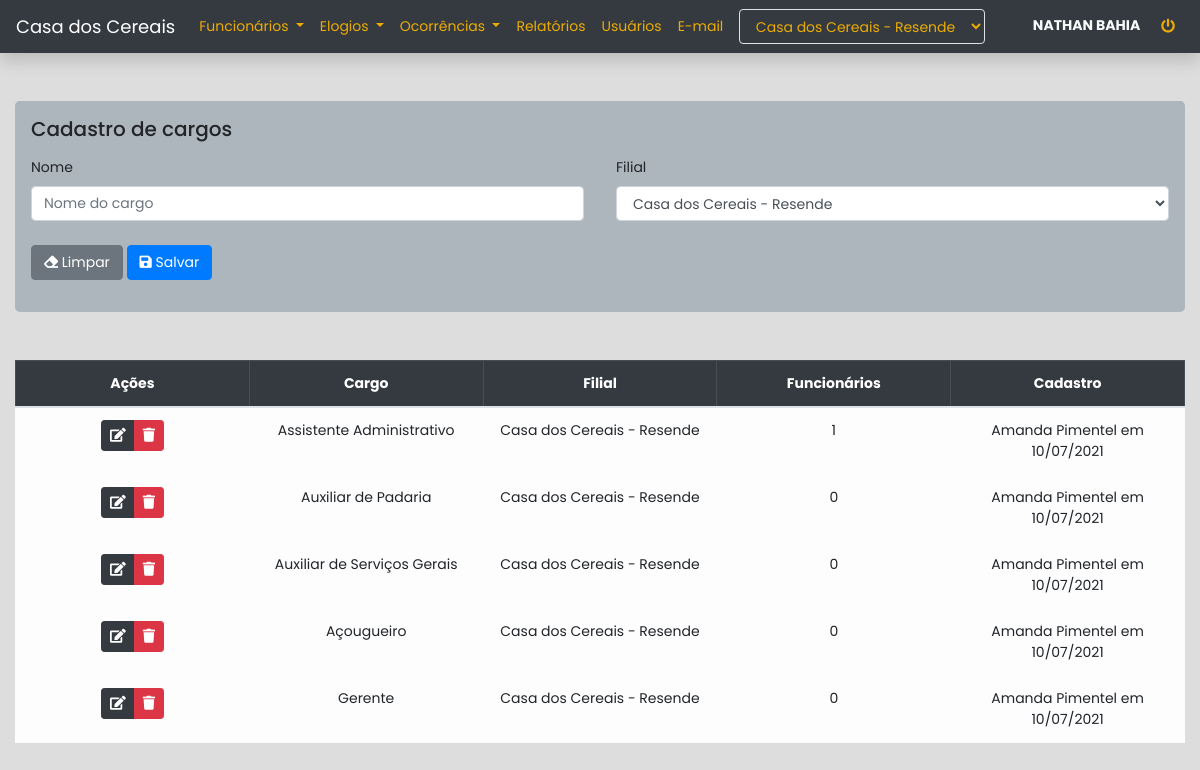
Page /cargos (signed in) on the earlier database version.
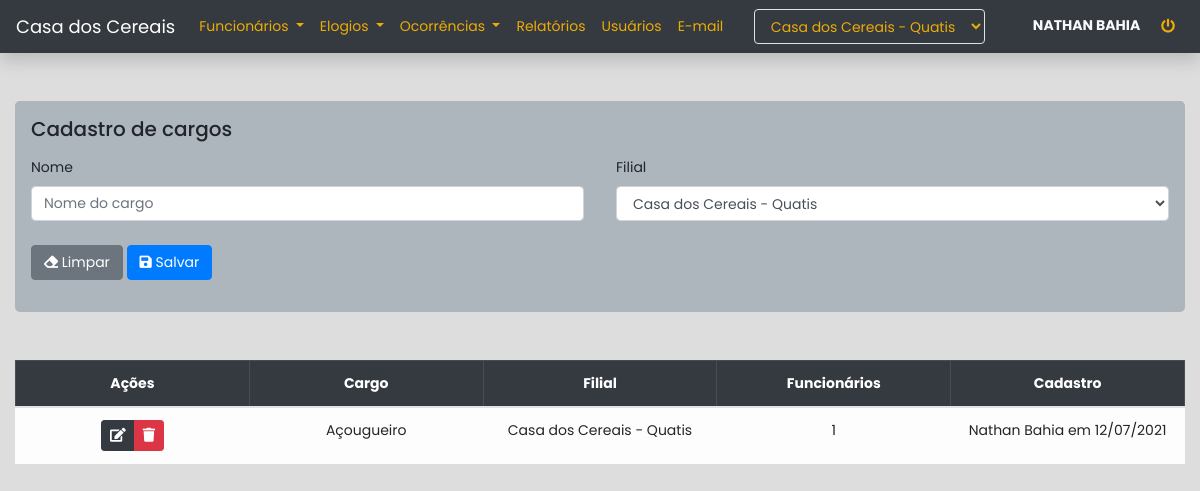
Same page on the later database version.
### apps/core/models.py (models this page shows, shortened)
class Base(models.Model):
    usuario = models.ForeignKey(get_user_model(), on_delete=models.SET_NULL, null=True)
    criacao = models.DateTimeField(auto_now_add=True)
    alteracao = models.DateTimeField(auto_now=True)
    ativo = models.BooleanField(default=True)
    class Meta:
        abstract = True
    @property
    def cadastro(self):
        if self.usuario:
            return f"{self.usuario.get_full_name()} em {self.criacao.strftime('%d/%m/%Y')}"
        return f"Usuário excluído em {self.criacao.strftime('%d/%m/%Y')}"

class Cargo(Base):
    nome = models.CharField(max_length=255)
    filial = models.ForeignKey(Filial, on_delete=models.CASCADE)
    class Meta:
        ordering = ['nome']

class Filial(Base):
    nome = models.CharField(max_length=255)
    cidade = models.CharField(max_length=255)
    def __str__(self):
        return f'{self.nome} - {self.cidade}'
    class Meta:
        ordering = ['nome', 'cidade']

### apps/core/views.py (the view, shortened to what this page needs)
# urls.py: path('cargos', views.cargos, name='cargos'),
@login_required
def cargos(request, pk=None):
    usuario = request.user.perfil.latest('id')
    instance = None
    msg_sucesso = 'Cargo cadastrado com sucesso'
    msg_erro = 'Falha ao cadastrar cargo'
    if pk:
        instance = models.Cargo.objects.get(pk=pk)
        msg_sucesso = 'Cargo editado com sucesso'
        msg_erro = 'Falha ao editar cargo'
    form = forms.CargoForm(
        usuario=usuario,
        instance=instance
    )
    query = None
    if not instance:
        query = models.Cargo.objects.filter(filial=usuario.filial)
    context = {
        'form': form,
        'instance': instance,
        'cargos': query
    }
    return render(request, 'core/funcionarios/cargos.html', context)

### apps/core/forms.py
class CargoForm(forms.ModelForm):
    nome = forms.CharField(
        widget=forms.TextInput(
            attrs={
                'class': 'form-control',
                'placeholder': 'Nome do cargo',
                'required': True
            }
        )
    )
    filial = forms.ModelChoiceField(
        queryset=models.Filial.objects.all(),
        widget=forms.Select(
            attrs={
                'class': 'form-control',
                'required': True
            }
        )
    )
    class Meta:
        model = models.Cargo
        fields = ['nome', 'filial']
    def __init__(self, usuario, *args, **kwargs):
        super(CargoForm, self).__init__(*args, **kwargs)
        self.fields['filial'].queryset = models.Filial.objects.filter(id=usuario.filial.id)
        self.fields['filial'].initial = usuario.filial

### apps/core/context_processors.py (called while the page is built)
def usuario(request):
    if not request.user.is_authenticated:
        return {}
    context = {'usuario': {}}
    perfil = request.user.perfil.order_by('id').last()
    if perfil:
        context['usuario']['filial'] = perfil.filial
        context['usuario']['filiais'] = models.Filial.objects.all()
        if perfil.tipo == '2':
            context['usuario']['administrador'] = True
    return context

### apps/core/templates/core/funcionarios/cargos.html (shortened to what this page needs)
{% extends 'core/base.html' %}
{% load bootstrap4 %}
{% block content %}
<div class="container-fluid">
    <form method='post' class='my-5 jumbotron p-3' autocomplete="off">
        {% if instance %}
            <h5>Editar cargo</h5>
        {% else %}
            <h5>Cadastro de cargos</h5>
        {% endif %}
        <div class="row mx-0 mt-3">
            <div class="col-12 col-sm-6 px-0 pr-sm-3">
                <div class="form-group mb-2">
                    <label for="{{ form.nome.id_for_label }}">{{ form.nome.label }}</label>
                    {{ form.nome }}
                </div>
            </div>
            <div class="col-12 col-sm-6 px-0 pl-sm-3">
                <div class="form-group mb-2">
                    <label for="{{ form.filial.id_for_label }}">{{ form.filial.label }}</label>
                    {{ form.filial }}
                </div>
            </div>
            <div class="col-12 my-3 px-0">
                {% if instance %}
                    <a href="{% url "core:cargos" %}" type="reset" class="btn btn-secondary">
                        <i class="fas fa-arrow-left"></i> Cancelar
                    </a>
                {% else %}
                    <button type="reset" class="btn btn-secondary">
                        <i class="fas fa-eraser"></i> Limpar
                    </button>
                {% endif %}
                <button type="submit" class="btn btn-primary">
                    <i class="fas fa-save"></i> Salvar
                </button>
            </div>
        </div>
    </form>
    {% if not instance %}
        {% if cargos %}
            <div class="table-responsive mt-5">
                <table class="table table-bordered text-center">
                    <thead class="table-dark">
                        <tr>
                            <th>Ações</th>
                            <th>Cargo</th>
                            {% if usuario.administrador %}
                                <th>Filial</th>
                            {% endif %}
                            <th>Funcionários</th>
                            <th>Cadastro</th>
                        </tr>
                    </thead>
                    <tbody class="table-light">
                        {% for cargo in cargos %}
                        <tr>
                            <td>
                                <div class="btn-group">
                                    <a href="{% url 'core:edit_cargos' cargo.id %}" class="btn btn-sm btn-dark btn-edit-cargo" data-cargo="{{ cargo.id }}" data-toggle="tooltip" title="Editar cargo">
                                        <i class="fas fa-edit"></i>
                                    </a>
                                    {% if usuario.administrador %}
                                        <button class="btn btn-sm btn-danger btn-delete-cargo" data-cargo="{{ cargo.id }}" data-toggle="tooltip" title="Excluir cargo">
                                            <i class="fas fa-trash"></i>
                                        </button>
                                    {% endif %}
                                </div>
                            </td>
                            <td>{{ cargo.nome}}</td>
                            {% if usuario.administrador %}
                                <td>{{ cargo.filial }}</td>
                            {% endif %}
                            <td>{{ cargo.funcionarios.count}}</td>
                            <td>{{ cargo.cadastro }}</td>
                        </tr>
                        {% endfor %}
                    </tbody>
                </table>
            </div>
            {% else %}
            <div class="alert alert-warning mt-5">
                Nenhum cargo cadastrado até o momento
            </div>
        {% endif %}
    {% endif %}
</div>
{% endblock content %}

### apps/core/templates/core/base.html (shortened to what this page needs)
<!DOCTYPE html>
{% load bootstrap4 %}
<html lang="pt-br">
    <head>
        <link rel="stylesheet" href="https://use.fontawesome.com/releases/v5.0.13/css/all.css">
        {% bootstrap_css %}
    </head>
    <body>
    <nav class="navbar navbar-expand-lg navbar-dark bg-dark shadow mb-5">
        <a class="navbar-brand" href="{% url 'core:index' %}">Casa dos Cereais</a>
        <div class="collapse navbar-collapse" id="navbarSupportedContent">
            <ul class="navbar-nav mr-auto">
                <li class="nav-item dropdown">
                    <a class="nav-link dropdown-toggle text-warning" href="#" id="dropFuncionarios" role="button"
                       data-toggle="dropdown" aria-haspopup="true" aria-expanded="false">
                        Funcionários
                    </a>
                </li>
                <li class="nav-item dropdown text-warning">
                    <a class="nav-link dropdown-toggle text-warning" href="#" id="dropElogios" role="button"
                       data-toggle="dropdown" aria-haspopup="true" aria-expanded="false">
                        Elogios
                    </a>
                </li>
                <li class="nav-item dropdown">
                    <a class="nav-link dropdown-toggle text-warning" href="#" id="dropOcorrencias" role="button"
                       data-toggle="dropdown" aria-haspopup="true" aria-expanded="false">
                        Ocorrências
                    </a>
                </li>
                <li class="nav-item">
                    <a class="nav-link text-warning" href="{% url "relatorios:index" %}">Relatórios</a>
                </li>
                {% if usuario.administrador %}
                    <li class="nav-item">
                        <a class="nav-link text-warning" href="{% url 'usuarios:usuarios' %}">Usuários</a>
                    </li>
                    <li class="nav-item">
                        <a class="nav-link text-warning" href="{% url 'core:emails' %}">E-mail</a>
                    </li>
                {% endif %}
            </ul>
            {% if usuario.administrador %}
                <div class="mr-sm-5">
                    <form action="{% url "core:altera_filial" %}" method="post" id="formFilial">
                        <div class="form group">
                            <select name="filial" id="" class="form-control bg-dark border boder-light text-warning" onchange="$('#formFilial').submit()">
                                {% for filial in usuario.filiais %}
                                    <option value="{{ filial.id }}" {% if usuario.filial == filial %}selected{% endif %}>{{ filial }}</option>
                                {% endfor %}
                            </select>
                        </div>
                    </form>
                </div>
            {% endif %}
            <div class="text-light text-sm-right">
                <b>{{ request.user.get_full_name|upper }}</b>
                <a class='btn btn-sm ml-2' href="{% url 'usuarios:logout' %}" data-toggle="tooltip" title="Sair do sistema">
                    <i class="fas fa-power-off text-warning"></i>
                </a>
            </div>
        </div>
    </nav>
    {% block content %} {% endblock %}
    </body>
</html>

### apps/core/templates/core/base.html (style rules this page uses)
body, a, .btn, .form-control { font-family: 'Poppins', sans-serif; font-size: 14px !important; }
body { background-color: #DDD; }
table { table-layout: fixed; }
.jumbotron { background-color: #adb5bd !important; }
.navbar-brand { font-size: 18px !important; }
.text-warning { color: #ecac05 !important; }
.btn-danger, .alert-danger { background: #dc3545 !important; }

Differences in the rows shown:
removed Cargo: nome "Assistente Administrativo", filial "Casa dos Cereais - Resende", funcionarios.count "1", cadastro "Amanda Pimentel em 10/07/2021"
removed Cargo: nome "Auxiliar de Padaria", filial "Casa dos Cereais - Resende", funcionarios.count "0", cadastro "Amanda Pimentel em 10/07/2021"
removed Cargo: nome "Auxiliar de Serviços Gerais", filial "Casa dos Cereais - Resende", funcionarios.count "0", cadastro "Amanda Pimentel em 10/07/2021"
removed Cargo: nome "Açougueiro", filial "Casa dos Cereais - Resende", funcionarios.count "0", cadastro "Amanda Pimentel em 10/07/2021"
removed Cargo: nome "Gerente", filial "Casa dos Cereais - Resende", funcionarios.count "0", cadastro "Amanda Pimentel em 10/07/2021"
added Cargo: nome "Açougueiro", filial "Casa dos Cereais - Quatis", funcionarios.count "1", cadastro "Nathan Bahia em 12/07/2021"
Other differences:
form field filial: "Casa dos Cereais - Resende" → "Casa dos Cereais - Quatis"
